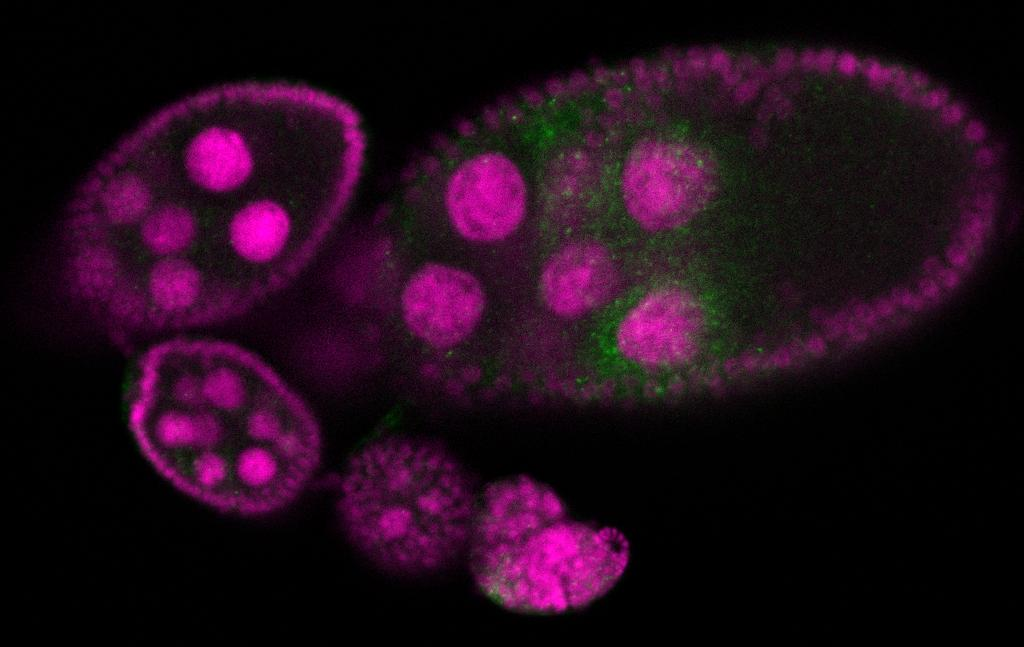
#> input picture data-images/drosophila_ovary_slice/image/insitu7545.jpg, 1024 x 647 px, found by its file name
$ jupyter execute --allow-errors egg_segment_graphcut.ipynb   (shell and % lines are left out)   (older library calls are emulated)
#> lines starting #> are read from the running program, lines starting #| are printed output that depends on the picture
### imsegm/utilities/data_io.py
"""
Framework for handling input/output

Copyright (C) 2015-2018 Jiri Borovec <jiri.borovec@fel.cvut.cz>
"""

import glob
import logging
import os
import re
import warnings
from functools import wraps

import nibabel
import numpy as np
import pandas as pd
from PIL import Image
# import libtiff, nibabel
from scipy import ndimage
from skimage import color, exposure, io, measure

from imsegm.utilities import ImageDimensionError
from imsegm.utilities.read_zvi import load_image as load_zvi

#: position columns
COLUMNS_COORDS = ['X', 'Y']
#: conversion function from RGB color space
DICT_CONVERT_COLOR_FROM_RGB = {
    'hsv': color.rgb2hsv,
    'luv': color.rgb2luv,
    'lab': color.rgb2lab,
    'hed': color.rgb2hed,
    'xyz': color.rgb2xyz
}
#: conversion function to RGB color space
DICT_CONVERT_COLOR_TO_RGB = {
    'hsv': color.hsv2rgb,
    'luv': color.luv2rgb,
    'lab': color.lab2rgb,
    'hed': color.hed2rgb,
    'xyz': color.xyz2rgb
}


# [30 lines left out: functions convert_img_color_from_rgb, convert_img_color_to_rgb, not called in this run]


def update_path(path_file, lim_depth=5, absolute=True):
    """ bubble in the folder tree up until it found desired file
    otherwise return original one

    :param str path_file: path to the input file / folder
    :param int lim_depth: maximal depth for going up
    :param bool absolute: format absolute path
    :return str: path to output file / folder

    >>> path = 'sample_file.test'
    >>> f = open(path, 'w')
    >>> update_path(path, absolute=False)
    'sample_file.test'
    """
#> called with path_file = 'data-images/drosophila_ovary_slice', lim_depth = 5, absolute = True
    if path_file.startswith('/'):
        return path_file
    if path_file.startswith('~'):
        path_file = os.path.expanduser(path_file)
    else:
        tmp_path = path_file
        for _ in range(lim_depth):
            if os.path.exists(tmp_path):
                path_file = tmp_path
                break
            tmp_path = os.path.join('..', tmp_path)
    if absolute:
        path_file = os.path.abspath(path_file)
    return path_file


# [186 lines left out: functions swap_coord_x_y, load_landmarks_txt, load_landmarks_csv, save_landmarks_txt, save_landmarks_csv, scale_image_vals_in_range and 1 more, not called in this run]


def io_image_decorate(func):
    """ costume decorator to suppers debug messages from the PIL function
    to suppress PIl debug logging
    - DEBUG:PIL.PngImagePlugin:STREAM b'IHDR' 16 13

    :param func:
    :return:
    """

    # [9 lines left out: function wrap, not called in this run]

    return wrap


# [812 lines left out: functions io_imread, image_open, io_imsave, load_image_2d, export_image, load_params_from_txt and 16 more, not called in this run]

### imsegm/superpixels.py
"""
Framework for superpixels
 * wrapper over skimage.SLIC
 * other related functions

SEE:
* http://scikit-image.org/docs/dev/auto_examples/plot_segmentations.html

Copyright (C) 2014-2018 Jiri Borovec <jiri.borovec@fel.cvut.cz>
"""

import logging

import numpy as np
import skimage.segmentation as ski_segm
from skimage import measure

#: spacing among neighboring pixels in axies X, Y, Z
IMAGE_SPACING = (1, 1, 1)


def segment_slic_img2d(img, sp_size=50, relative_compact=0.1, slico=False):
    """ segmentation by SLIC superpixels using original SLIC implementation

    :param ndarray img: input color image
    :param int sp_size: superpixel initial size
    :param float relative_compact: relative regularisation in range (0, 1)
        where 0 is for free form and 1 for nearly rectangular superpixels
    :param bool slico: whether use parameter free version ASLIC/SLICO
    :return ndarray: segmentation

    >>> np.random.seed(0)
    >>> img = np.random.random((100, 150, 3))
    >>> slic = segment_slic_img2d(img, 20, 0.2)
    >>> slic.shape
    (100, 150)
    >>> img = np.random.random((150, 100))
    >>> slic = segment_slic_img2d(img, 20, 0.2)
    >>> slic.shape
    (150, 100)
    """
    logging.debug(
        'Init SLIC superpixels 2d RGB clustering with params size=%i and'
        ' regul=%f for image dims %r', sp_size, relative_compact, img.shape
    )
    nb_pixels = np.prod(img.shape[:2])

    if not isinstance(img, np.ndarray):
        img = np.array(img)
    if img.ndim == 2:  # duplicate channels to be like RGB
        img = np.rollaxis(np.tile(img, (3, 1, 1)), 0, 3)
    # scale image values
    if img.min() != 0. or img.max() != 1.:
        img = (img - img.min()) / float(img.max() - img.min())

    # set native SLIC parameters
    slic_nb_spx = int(nb_pixels / (sp_size**2))
    slic_compact = (sp_size * relative_compact)**1.5
    logging.debug('Starting SLIC with params NB=%i & compat=%f for image %r', slic_nb_spx, slic_compact, img.shape)
    # run SLIC segmentation
    slic_segments = ski_segm.slic(
        img, n_segments=slic_nb_spx, compactness=slic_compact, sigma=1, enforce_connectivity=True, slic_zero=slico
    )
    logging.debug('SLIC finished')
    # slic_segments, _, _ = ski_segm.relabel_sequential(slic_segments)
    # fix: unconnected segments - [ndimage.label(slic==i)[1]
    #                              for i in range(slic.max() + 1)]
    # slic_segments = measure.label(slic_segments, neighbors=4)
    return np.array(slic_segments)


# [188 lines left out: functions segment_slic_img3d_gray, make_graph_segment_connect_edges, get_segment_diffs_2d_conn4, get_segment_diffs_3d_conn6, make_graph_segm_connect_grid2d_conn4, make_graph_segm_connect_grid3d_conn6 and 2 more, not called in this run]

### notebooks/egg_segment_graphcut.ipynb
# Egg segm. from centre with GraphCut

A simple obejct segmentation method using Graph Cut over whole image initilised from a few initial seeds.

[cell 1]
import os, sys, glob
import numpy as np
import pandas as pd
from PIL import Image
# from scipy import spatial, ndimage
from skimage import segmentation as sk_segm
import matplotlib.pylab as plt

[cell 2]
sys.path += [os.path.abspath('.'), os.path.abspath('..')] # Add path to root
import imsegm.utilities.data_io as tl_io
import imsegm.superpixels as tl_spx
import imsegm.region_growing as tl_rg

## Loading data

[cell 3]
COLORS = 'bgrmyck'
PATH_IMAGES = tl_io.update_path(os.path.join('data-images', 'drosophila_ovary_slice'))
print ([os.path.basename(p) for p in glob.glob(os.path.join(PATH_IMAGES, '*')) if os.path.isdir(p)])
dir_img = os.path.join(PATH_IMAGES, 'image')
dir_segm = os.path.join(PATH_IMAGES, 'segm')
dir_annot = os.path.join(PATH_IMAGES, 'annot_eggs')
dir_center = os.path.join(PATH_IMAGES, 'center_levels')

[cell 4]
name = 'insitu7545'
img = np.array(Image.open(os.path.join(dir_img, name + '.jpg')))
#> img is the input picture: shape (647, 1024, 3); mean R, G, B 33.3, 10.5, 25.9
seg = np.array(Image.open(os.path.join(dir_segm, name + '.png')))
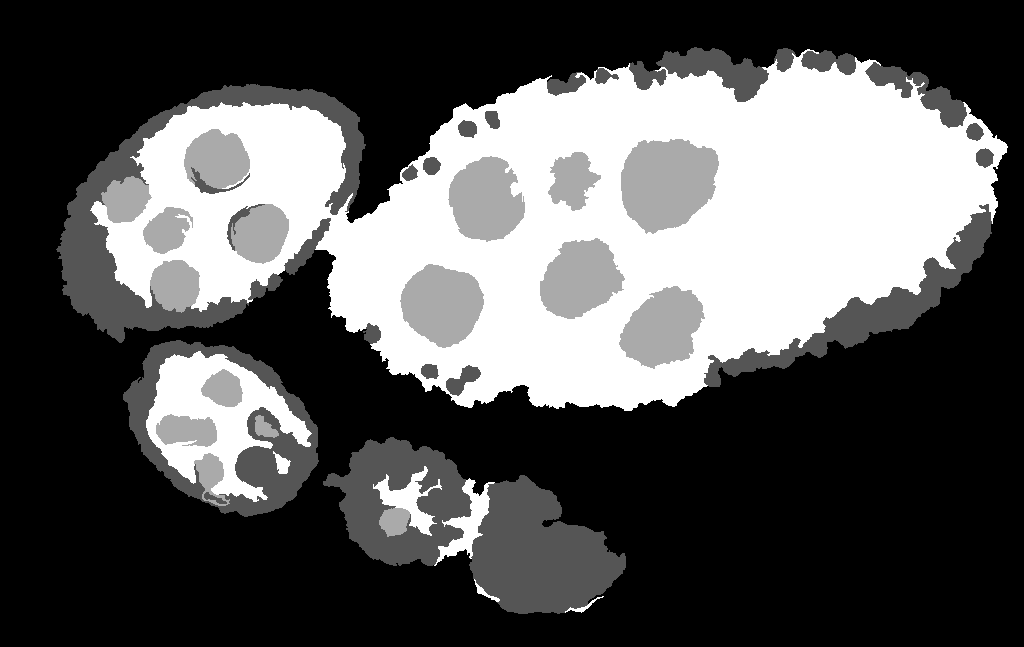
#> input picture data-images/drosophila_ovary_slice/segm/insitu7545.png, 1024 x 647 px, found by its file name
#> seg is the input picture: shape (647, 1024); min 0, max 3, mean 1.03
#> (the rest of this cell did not finish here and is left out)

[cell 5]
# plt.figure(figsize=FIG_SIZE)
plt.imshow(img[:, :, 0], cmap=plt.cm.Greys_r)
plt.imshow(seg, alpha=0.2, cmap=plt.cm.jet), plt.contour(seg, cmap=plt.cm.jet)
#> (the rest of this cell did not finish here and is left out)

### Superpixels

[cell 6]
slic = tl_spx.segment_slic_img2d(img, sp_size=15, relative_compact=0.3)
#> in segment_slic_img2d, `slic_segments = ski_segm.slic( img, n_segments=slic_nb_spx, compactnes..`:
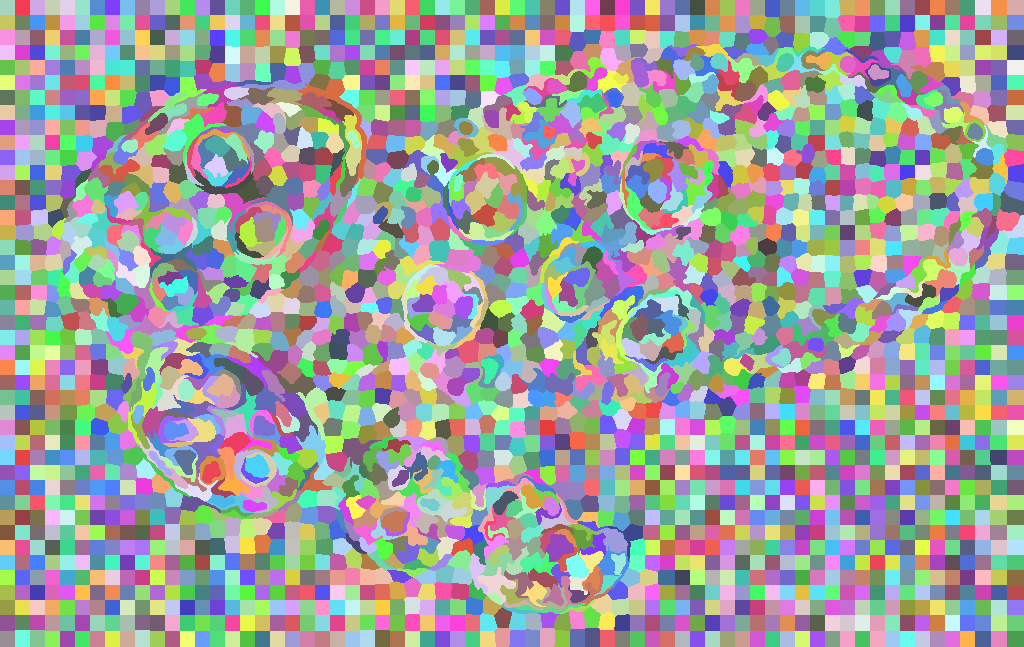
#> slic_segments: shape (647, 1024) int64; 2810 distinct labels, from 1 to 2810; one colour per label, 0 black
_= plt.imshow(sk_segm.mark_boundaries(img, slic))
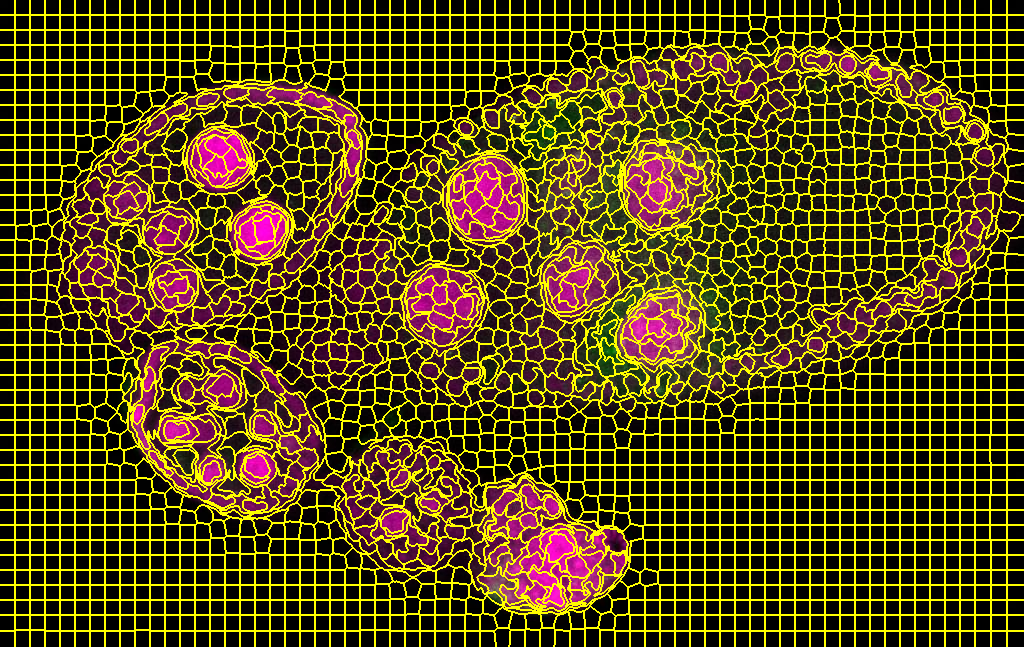
#> shown: shape (647, 1024, 3) float64; mean R, G, B 0.349, 0.285, 0.0723

## Obejct segmentation on pixel level

Estimating eggs with just single global GraphCut on probability according structure segmentation and annotated centre points.

[cell 7]
labels_fg_prob = [0.05, 0.7, 0.9, 0.9]

[cell 8]
debug_visual = dict()
#> (the rest of this cell did not finish here and is left out)

Visualise the unary potential as maxima over join matrix U.

#> (a cell that did not finish here is left out)

### Using a shape prior

Similar scenarion as berore but in this case we draw a cicrcular shaper prior around each center wchich helps beter egg identification.

[cell 10]
debug_visual = dict()
#> (the rest of this cell did not finish here and is left out)

Visualise the unary potential as maxima over join matrix U.

#> (a cell that did not finish here is left out)
